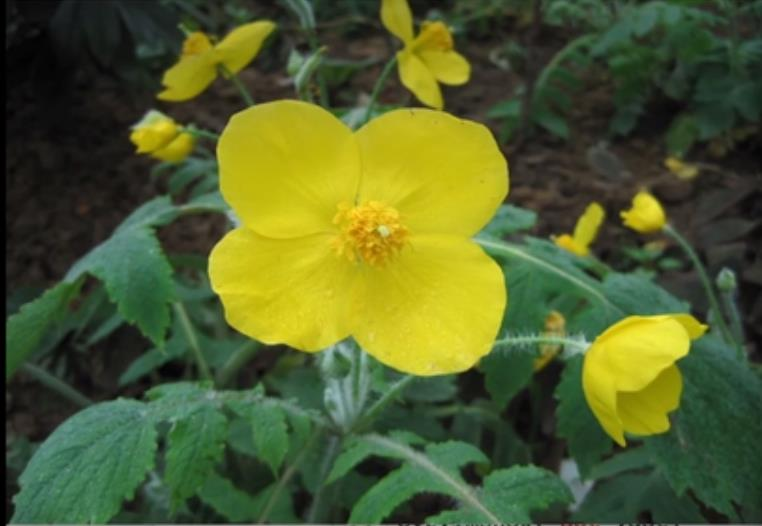
#> input picture opencv_python sample code/图片美化效果/01.jpg, 762 x 526 px
$ jupyter execute '手动实现彩色直方图.ipynb'   (older library calls are emulated)
#> lines starting #> are read from the running program, lines starting #| are printed output that depends on the picture
[cell 1]
# 本质就是统计每一个像素灰度出现的概率 范围在0-255之间
import cv2
import numpy as np
from matplotlib import pyplot as plt

img = cv2.imread('./01.jpg')
#> img is the input picture: shape (526, 762, 3); mean B, G, R 44.6, 94.4, 81.8
h,w = img.shape[:2]
#> h = 526; w = 762
count_b = np.zeros(256,np.float)
count_g = np.zeros(256,np.float)
count_r = np.zeros(256,np.float)
for i in range(0,h):
    for j in range(0,w):
        (b,g,r) = img[i,j]
        index_b = int(b)
        index_g = int(g)
        index_r = int(r)
        count_b[index_b] = count_b[index_b] + 1
        count_g[index_g] = count_g[index_g] + 1
        count_r[index_r] = count_r[index_r] + 1
#> after the loop, count_b = 256 values, max 8391 at index 34, min 0 at index 184, mean 1565.7; count_g = 256 values, max 3668 at index 47, min 0 at index 240, mean 1565.7; count_r = 256 values, max 6388 at index 35, min 2 at index 255, mean 1565.7
for i in range(0,256):
    count_b[i] = count_b[i]/(h * w)
    count_g[i] = count_g[i]/(h * w)
    count_r[i] = count_r[i]/(h * w)
#> after the loop, count_b = 256 values, max 0.0209 at index 34, min 0 at index 184, mean 0.00391; count_g = 256 values, max 0.00915 at index 47, min 0 at index 240, mean 0.00391; count_r = 256 values, max 0.0159 at index 35, min 4.99e-06 at index 255, mean 0.00391

x = np.linspace(0,255,256)
y1 = count_b
#> y1 has the same summary as count_b
plt.figure()
plt.bar(x,y1,0.9,color='b')
y2 = count_g
#> y2 has the same summary as count_g
plt.figure()
plt.bar(x,y2,0.9,color='g')
y3 = count_r
#> y3 has the same summary as count_r
plt.figure()
plt.bar(x,y3,0.9,color='r')
plt.show()
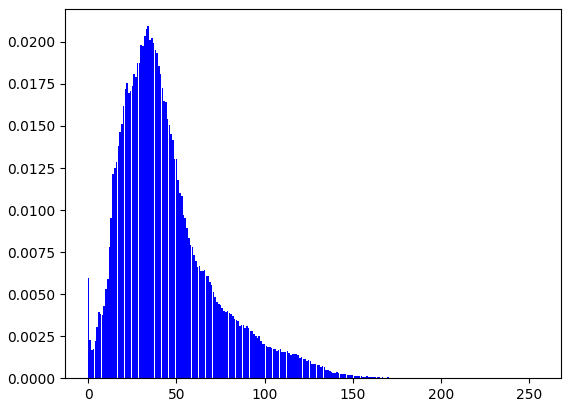
#> figure drawn by matplotlib, 1 panel; tallest bar 0.0209 high, from x = 33.55 to 34.45
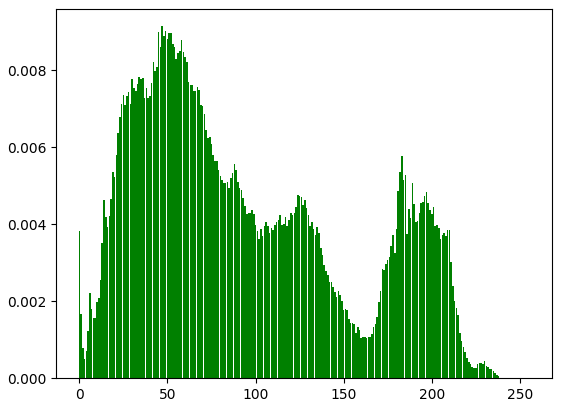
#> figure drawn by matplotlib, 1 panel; tallest bar 0.00915 high, from x = 46.55 to 47.45
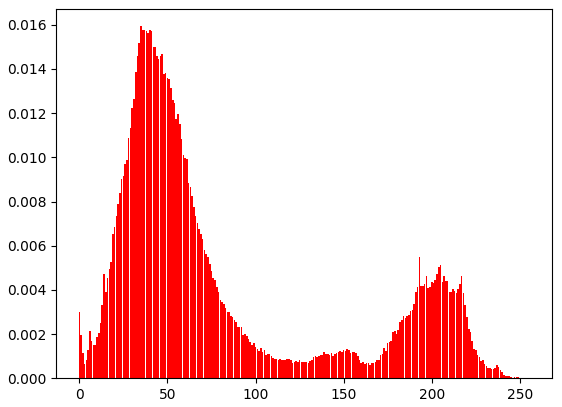
#> figure drawn by matplotlib, 1 panel; tallest bar 0.0159 high, from x = 34.55 to 35.45
cv2.waitKey(0)
cv2.destroyAllWindows()

$ run again, with opencv_python sample code/图片美化效果/girl.jpg copied over opencv_python sample code/图片美化效果/01.jpg
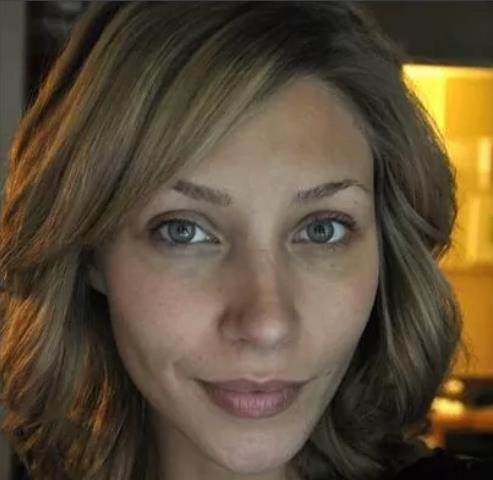
#> input picture opencv_python sample code/图片美化效果/girl.jpg, 493 x 480 px
#> img is the input picture: shape (480, 493, 3); mean B, G, R 56, 76.6, 91
#> after the loop `for i in range(0,h):`: count_b = 256 values, max 4048 at index 29, min 0 at index 186, mean 924.4; count_g = 256 values, max 3447 at index 40, min 8 at index 0, mean 924.4; count_r = 256 values, max 3134 at index 43, min 0 at index 0, mean 924.4
#> after the loop `for i in range(0,256):`: count_b = 256 values, max 0.0171 at index 29, min 0 at index 186, mean 0.00391; count_g = 256 values, max 0.0146 at index 40, min 3.38e-05 at index 0, mean 0.00391; count_r = 256 values, max 0.0132 at index 43, min 0 at index 0, mean 0.00391
#> y1 has the same summary as count_b
#> y2 has the same summary as count_g
#> y3 has the same summary as count_r
#> `plt.show()`:
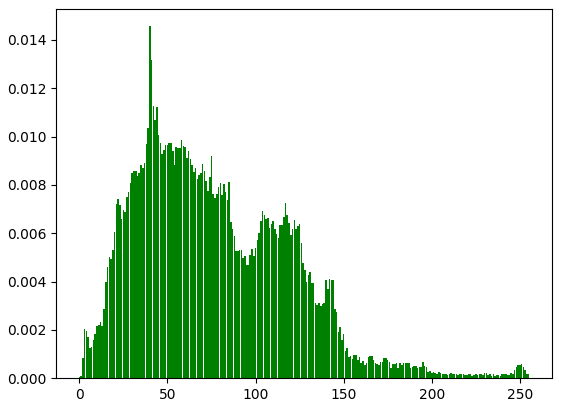
#> figure drawn by matplotlib, 1 panel; tallest bar 0.0146 high, from x = 39.55 to 40.45
#> `plt.show()`:
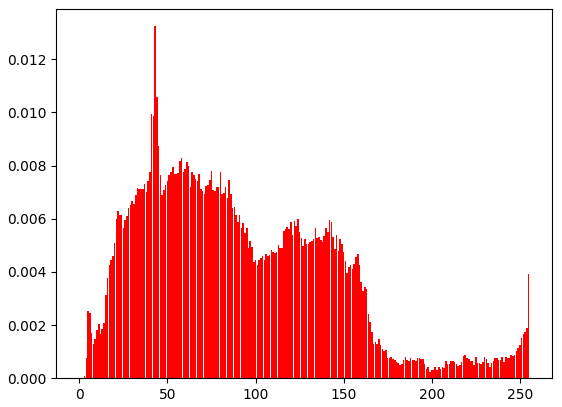
#> figure drawn by matplotlib, 1 panel; tallest bar 0.0132 high, from x = 42.55 to 43.45

$ run again, with opencv_python sample code/图片美化效果/noise.png saved as opencv_python sample code/图片美化效果/01.jpg
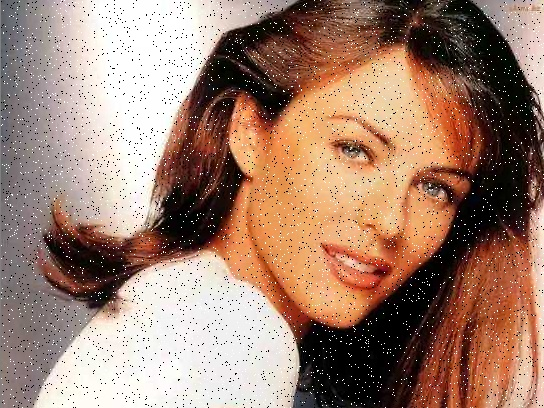
#> input picture opencv_python sample code/图片美化效果/noise.png, 544 x 408 px
#> img is the input picture: shape (408, 544, 3); mean B, G, R 111.7, 128.5, 160.6
#> after the loop `for i in range(0,h):`: count_b = 256 values, max 15071 at index 0, min 292 at index 176, mean 867; count_g = 256 values, max 9372 at index 0, min 291 at index 213, mean 867; count_r = 256 values, max 11433 at index 255, min 227 at index 81, mean 867
#> after the loop `for i in range(0,256):`: count_b = 256 values, max 0.0679 at index 0, min 0.00132 at index 176, mean 0.00391; count_g = 256 values, max 0.0422 at index 0, min 0.00131 at index 213, mean 0.00391; count_r = 256 values, max 0.0515 at index 255, min 0.00102 at index 81, mean 0.00391
#> y1 has the same summary as count_b
#> y2 has the same summary as count_g
#> y3 has the same summary as count_r
#> `plt.show()`:
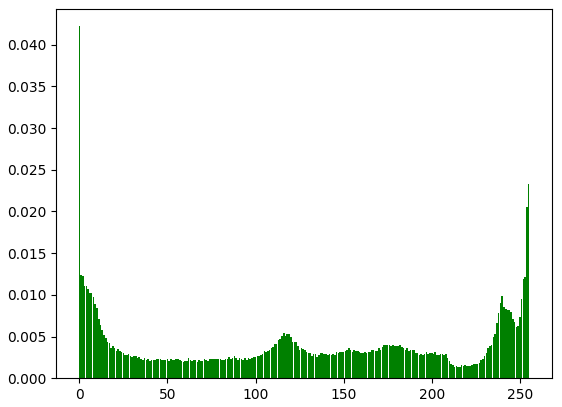
#> figure drawn by matplotlib, 1 panel; tallest bar 0.0422 high, from x = -0.45 to 0.45
#> `plt.show()`:
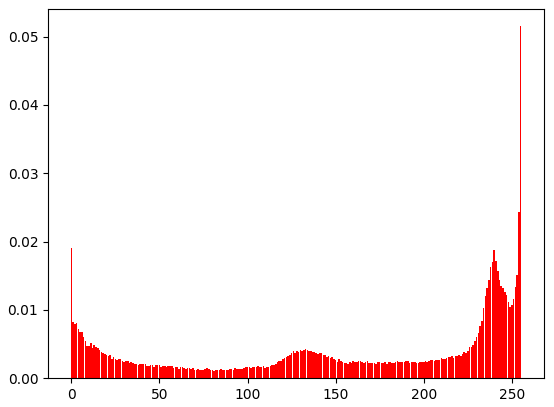
#> figure drawn by matplotlib, 1 panel; tallest bar 0.0515 high, from x = 254.6 to 255.5
